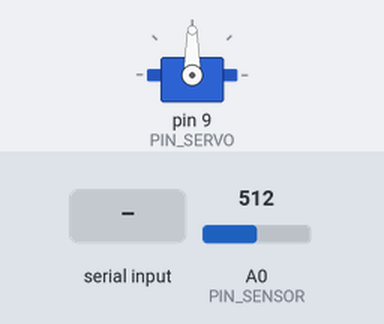
The sketch below on a simulated Arduino Uno, built with avr-gcc and run on an emulated ATmega328P. Shown: servo. The inputs (shaded band) are chosen by the test bench; at power-on: A0 (PIN_SENSOR) = 512. What the sketch prints to the serial monitor is not drawn.

Above: at 1.7 s.
1.8 s: "A" received over Serial
At 2.5 s:
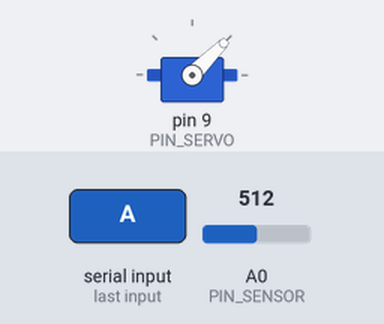
3.3 s: "C" received over Serial
At 4.5 s:
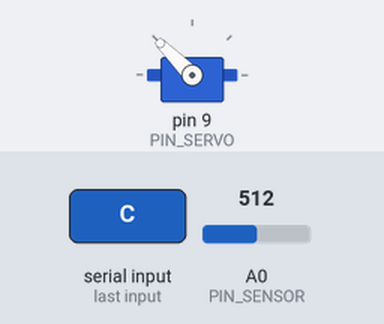
4.8 s: "B" received over Serial
At 5.9 s:
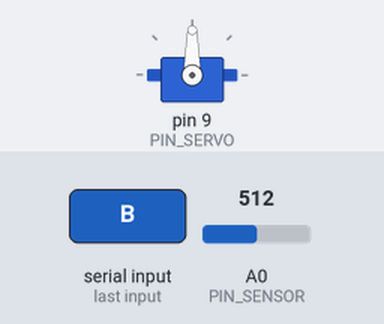
Timing chart, 0 to 7.8 s (numbered marks = the images above; inputs shaded):
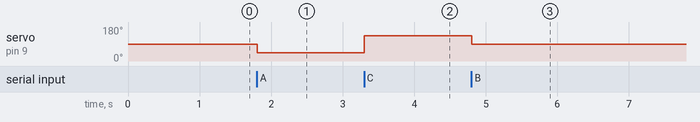

Measured:
- after the input at 1.8 s, servo on pin 9 (PIN_SERVO): 90° → 45° at once
- after the input at 3.3 s, servo on pin 9 (PIN_SERVO): 45° → 135° at once
- after the input at 4.8 s, servo on pin 9 (PIN_SERVO): 135° → 90° at once

The sketch:

control.ino
```cpp
#include <Servo.h>

const int PIN_SENSOR = A0;
const int PIN_SERVO = 9;
const int POS_REPOSO = 90;

Servo servo;

void setup() {
  Serial.begin(115200);

  servo.attach(PIN_SERVO);
  servo.write(POS_REPOSO);
  delay(500);
}

void loop() {
  // Enviar lectura del sensor TCRT5000 a Python
  int lectura = analogRead(PIN_SENSOR);
  Serial.println(lectura);

  // Revisar si Python envio una orden
  if (Serial.available() > 0) {
    char orden = Serial.read();

    switch (orden) {
      case 'A':
        servo.write(45);   // Negro
        break;

      case 'B':
        servo.write(90);   // Rojo
        break;

      case 'C':
        servo.write(135);  // Blanco
        break;

      case '0':
        servo.write(POS_REPOSO);
        break;
    }
  }

  delay(10);
}
```
